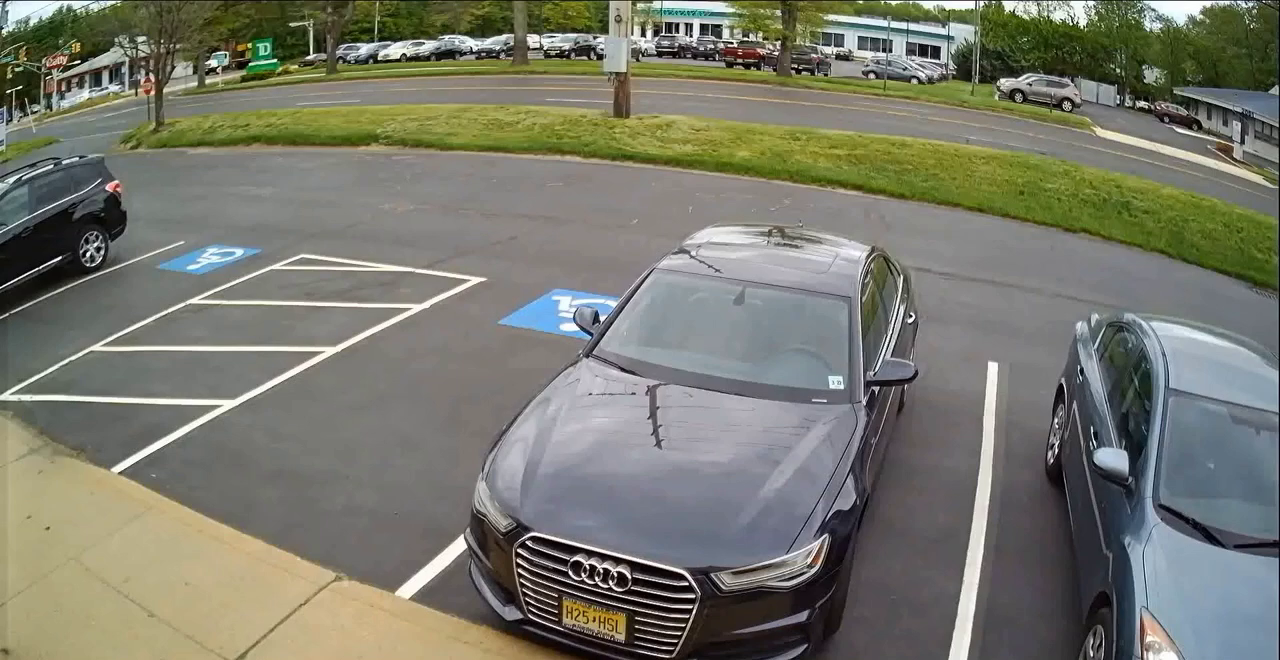
#> input picture data/images/static.png, 1280 x 660 px
$ jupyter execute 'Motion Detection Tutorial - OpenCV.ipynb'
#> lines starting #> are read from the running program, lines starting #| are printed output that depends on the picture; after the words box and inside, x2 and y2 are one past the last pixel; in counts of white or black regions, pixels touching at a corner belong together
## Import Modules

[cell 1]
import cv2
import numpy as np
import matplotlib.pyplot as plt
import imutils
import time

[cell 2]
# load and preprocess the image
def load_and_preprocess(image_path):
#> called with image_path = 'data/images/static.png'
    image = cv2.imread(image_path)
#> image is the input picture: shape (660, 1280, 3); mean B, G, R 109.2, 121.5, 120.4
    image = cv2.resize(image, (1280, 720))
#> image: shape (720, 1280, 3)
    gray_image = cv2.cvtColor(image, cv2.COLOR_BGR2GRAY)
#> call 2 of load_and_preprocess, with image_path = 'data/images/test.png'
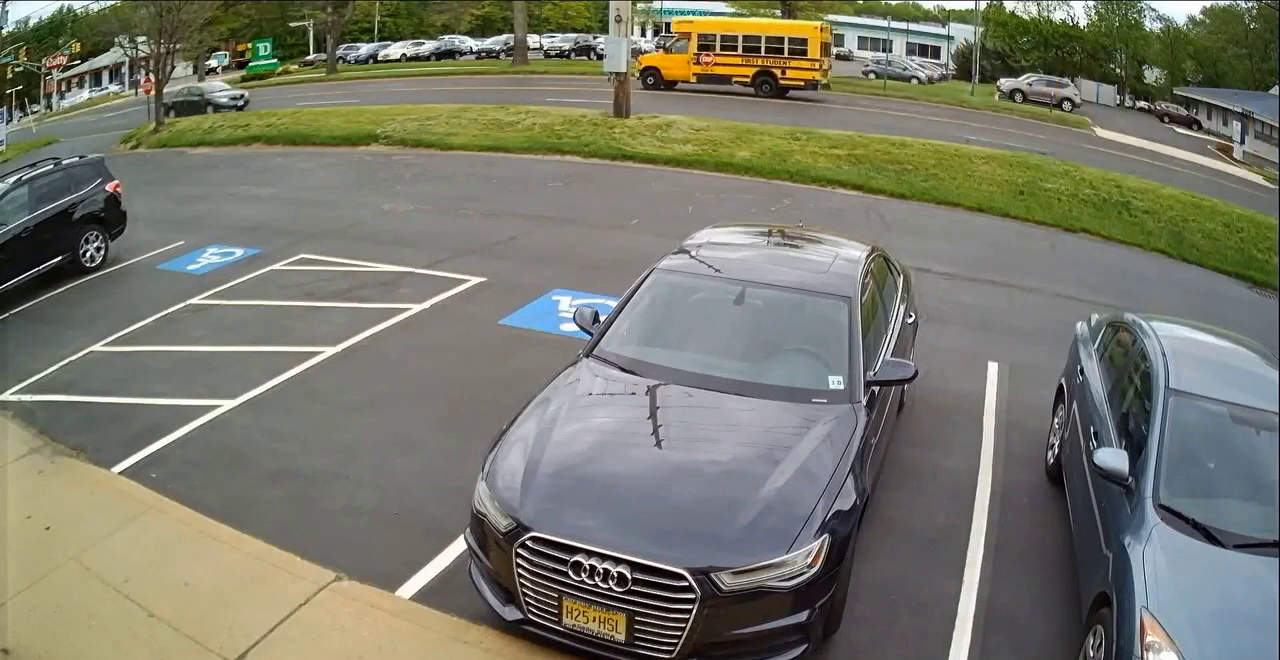
#> input picture data/images/test.png, 1280 x 660 px
#> in load_and_preprocess, image is the input picture: shape (660, 1280, 3); mean B, G, R 107.8, 121.2, 120.6
    return image, gray_image

# subtract images
def subtract_images(image1, image2):
    diff = cv2.absdiff(image1, image2)
    _, thresh = cv2.threshold(diff, 50, 255, cv2.THRESH_BINARY)
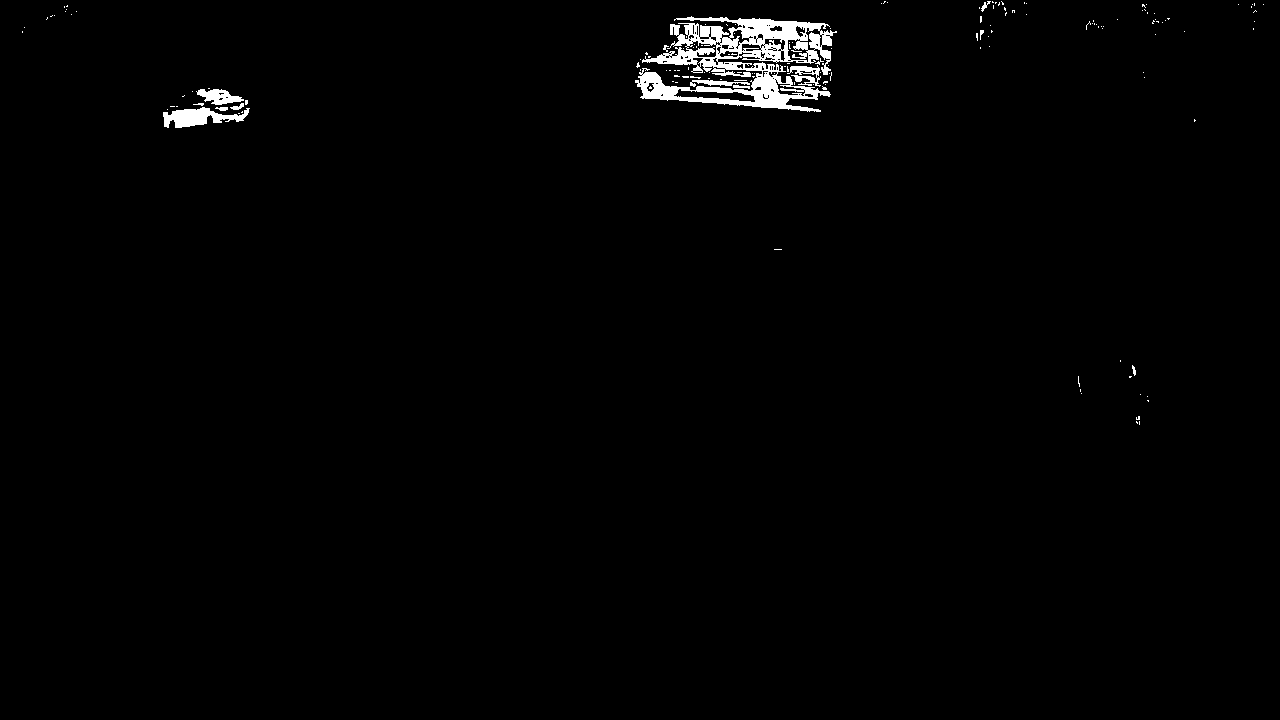
#> thresh: shape (720, 1280); 1.2% white; 159 white regions (147 under 20 px), largest, box (x1, y1, x2, y2) and area: (635, 16, 837, 112) 8411, (163, 107, 250, 128) 967, (196, 89, 244, 105) 434
    return diff, thresh

[cell 3]
image_path1 = 'data/images/static.png'
image_path2 = 'data/images/test.png'

image1, gray_image1 = load_and_preprocess(image_path1)
image2, gray_image2 = load_and_preprocess(image_path2)

# subtract the images
diff, thresh = subtract_images(gray_image1, gray_image2)

# plot the images
plt.figure(figsize=(15, 7))

plt.subplot(2, 2, 1)
plt.title('Static Image')
plt.imshow(cv2.cvtColor(image1, cv2.COLOR_BGR2RGB))
plt.axis('off')

plt.subplot(2, 2, 2)
plt.title('Test Image')
plt.imshow(cv2.cvtColor(image2, cv2.COLOR_BGR2RGB))
plt.axis('off')

plt.subplot(2, 2, 3)
plt.title('Difference')
plt.imshow(diff, cmap='gray')
plt.axis('off')

plt.subplot(2, 2, 4)
plt.title('Threshold Difference')
plt.imshow(thresh, cmap='gray')
plt.axis('off')

plt.show()
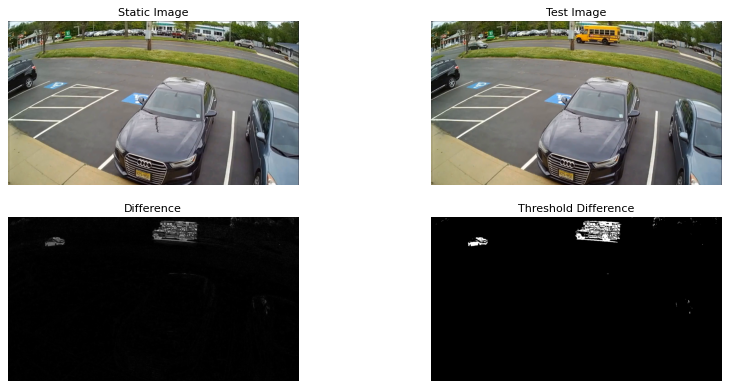
#> figure drawn by matplotlib, 4 panels

[cell 4]
dilated_image = cv2.dilate(thresh, None, iterations=2)
#> dilated_image: shape (720, 1280); 2.3% white; 35 white regions
plt.imshow(dilated_image, cmap='gray')
plt.axis('off')
plt.show()

[cell 5]
cnts = cv2.findContours(dilated_image.copy(), cv2.RETR_EXTERNAL, cv2.CHAIN_APPROX_SIMPLE)
#> cnts = 35 contours, 10 with area under 20; largest, box (x1, y1, x2, y2) and area: (633, 14, 839, 114) 15994, (161, 86, 252, 130) 2546, (977, 0, 1009, 25) 340, (974, 23, 995, 43) 185, (1084, 18, 1106, 32) 154
cnts = imutils.grab_contours(cnts)
# cnts

[cell 6]
# iterate the contours
for c in cnts:
    if cv2.contourArea(c) < 700:
        continue

    # get the bounding box coordinates
    (x, y, w, h) = cv2.boundingRect(c)
    cv2.rectangle(image2, (x, y), (x+w, y+h), (0, 255, 0), 2)
#> this loop made 35 passes
#> c on passes 3, 6, 7, 12, 13, 14, 15, 16, 19, 21, 25, 26: [[1138, 392], [1138, 396], [1142, 396], [1142, 392]], [[1118, 358], [1118, 363], [1122, 363], [1122, 358]], [[772, 247], [772, 251], [783, 251], [783, 247]], [[978, 45], [978, 50], [982, 50], [982, 45]], [[987, 44], [987, 48], [991, 48], [991, 44]], [[1153, 32], [1153, 36], [1157, 36], [1157, 32]], [[1182, 29], [1182, 33], [1186, 33], [1186, 29]], [[1251, 26], [1251, 31], [1255, 31], [1255, 26]], [[1252, 19], [1252, 23], [1256, 23], [1256, 19]], [[1115, 17], [1115, 21], [1119, 21], [1119, 17]], [[1024, 12], [1024, 16], [1028, 16], [1028, 12]], [[1152, 11], [1152, 15], [1156, 15], [1156, 11]]
#> (x, y, w, h) on passes 10, 23: (161, 86, 91, 44), (633, 14, 206, 100)
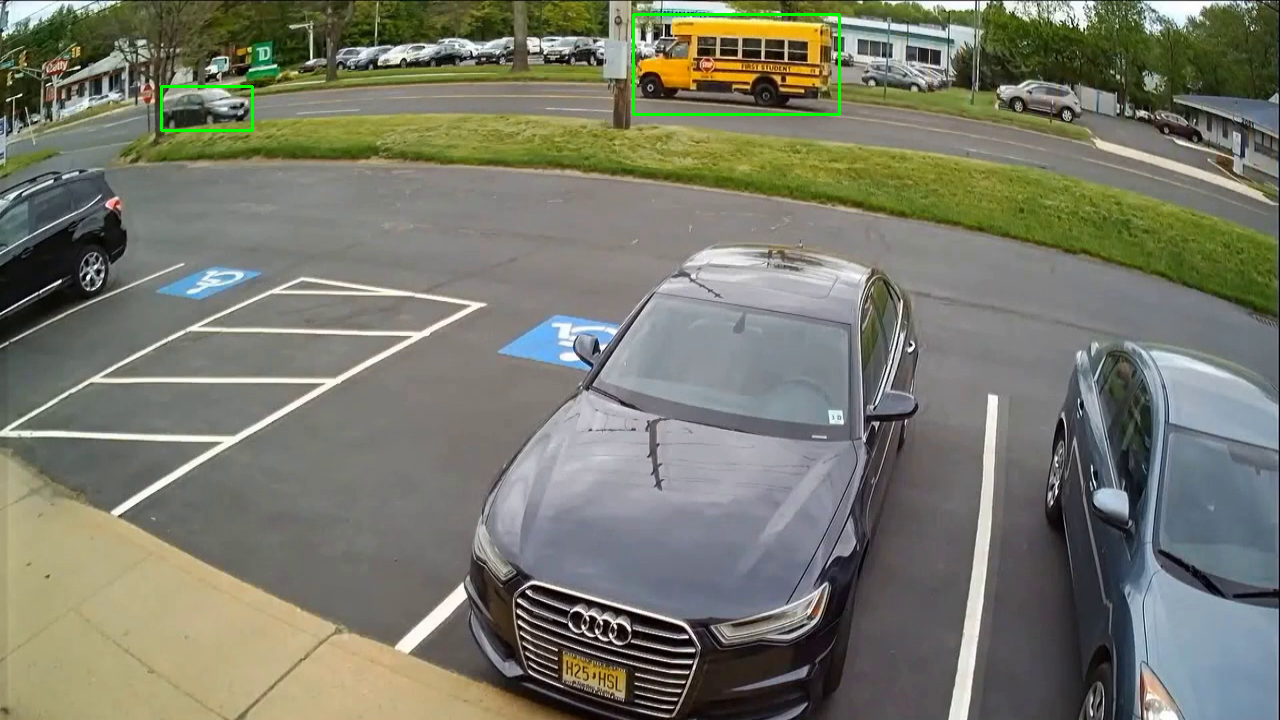
#> image2: shape (720, 1280, 3); mean B, G, R 107.5, 121.5, 120.2

plt.imshow(image2)

## Test in Realtime / Video

[cell 7]
import cv2
import imutils
import time

video_path = 'data/images/test.mp4'
video_cap = cv2.VideoCapture(video_path)

static_frame = None

# Output video
output_path = "output_motion.mp4"
fourcc = cv2.VideoWriter_fourcc(*'mp4v')
#> fourcc = 1983148141
out = cv2.VideoWriter(output_path, fourcc, 10, (1280, 720))

while True:
    success, frame = video_cap.read()
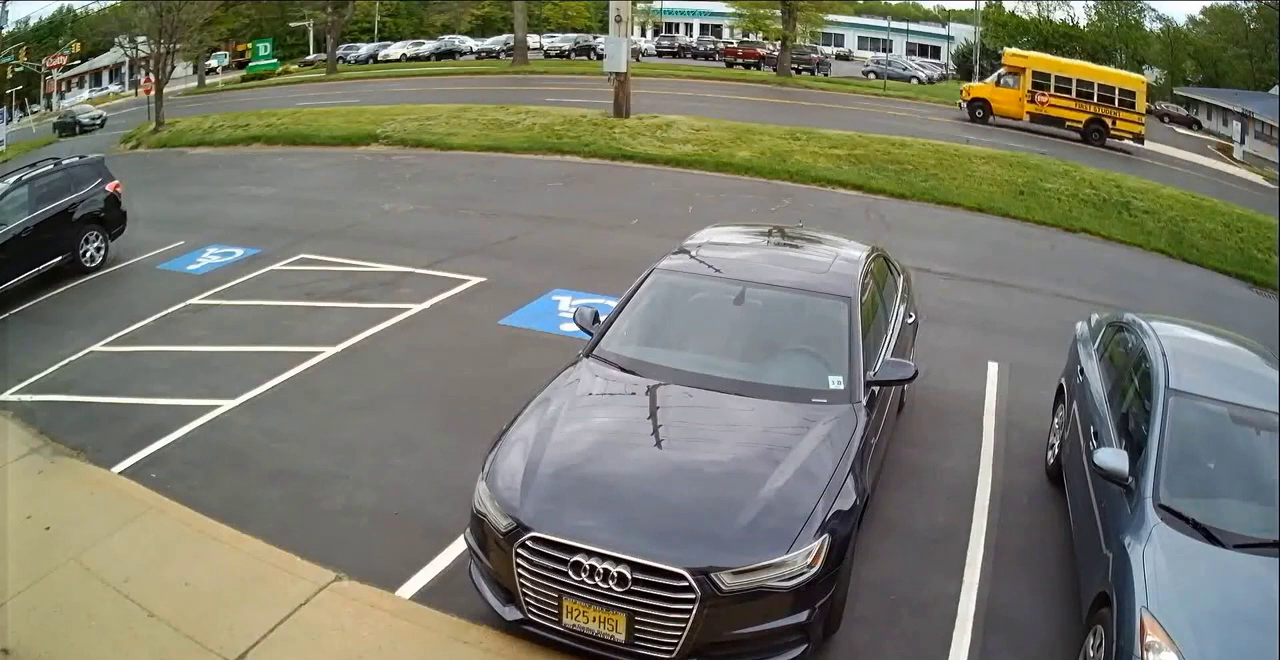
#> input picture frame 20 of data/images/test.mp4, 1280 x 660 px
#> frame is the input picture: shape (660, 1280, 3); mean B, G, R 107.9, 121.3, 120.6
    if not success:
        break

    frame = cv2.resize(frame, (1280, 720))
#> frame: shape (720, 1280, 3)
    gray_frame = cv2.cvtColor(frame, cv2.COLOR_BGR2GRAY)

    if static_frame is None:
        static_frame = gray_frame
        continue

    diff, thresh = subtract_images(static_frame, gray_frame)
    dilated_image = cv2.dilate(thresh, None, iterations=2)

    cnts = cv2.findContours(dilated_image.copy(), cv2.RETR_EXTERNAL, cv2.CHAIN_APPROX_SIMPLE)
    cnts = imutils.grab_contours(cnts)

    for c in cnts:
        if cv2.contourArea(c) < 700:
            continue

        (x, y, w, h) = cv2.boundingRect(c)
        cv2.rectangle(frame, (x, y), (x+w, y+h), (0, 255, 0), 2)

    # Write frame to file
    out.write(frame)

    # optional small delay
    time.sleep(0.1)

video_cap.release()
out.release()
